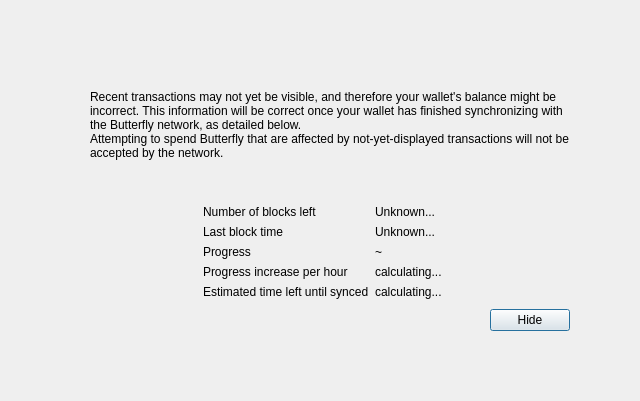
<?xml version="1.0" encoding="UTF-8"?>
<ui version="4.0">
 <class>ModalOverlay</class>
 <widget class="QWidget" name="ModalOverlay">
  <property name="geometry">
   <rect>
    <x>0</x>
    <y>0</y>
    <width>640</width>
    <height>401</height>
   </rect>
  </property>
  <property name="windowTitle">
   <string>Form</string>
  </property>
  <layout class="QVBoxLayout" name="verticalLayout" stretch="0">
   <property name="sizeConstraint">
    <enum>QLayout::SetDefaultConstraint</enum>
   </property>
   <property name="leftMargin">
    <number>0</number>
   </property>
   <property name="topMargin">
    <number>0</number>
   </property>
   <property name="rightMargin">
    <number>0</number>
   </property>
   <property name="bottomMargin">
    <number>0</number>
   </property>
   <item>
    <widget class="QWidget" name="bgWidget" native="true">
     <property name="styleSheet">
      <string notr="true"/>
     </property>
     <layout class="QVBoxLayout" name="verticalLayoutMain" stretch="0">
      <property name="leftMargin">
       <number>60</number>
      </property>
      <property name="topMargin">
       <number>60</number>
      </property>
      <property name="rightMargin">
       <number>60</number>
      </property>
      <property name="bottomMargin">
       <number>60</number>
      </property>
      <item>
       <widget class="QWidget" name="contentWidget" native="true">
        <property name="styleSheet">
         <string notr="true"/>
        </property>
        <layout class="QVBoxLayout" name="verticalLayoutSub" stretch="1,0,0,0,0">
         <property name="spacing">
          <number>0</number>
         </property>
         <property name="leftMargin">
          <number>10</number>
         </property>
         <property name="topMargin">
          <number>10</number>
         </property>
         <property name="rightMargin">
          <number>10</number>
         </property>
         <property name="bottomMargin">
          <number>10</number>
         </property>
         <item>
          <layout class="QHBoxLayout" name="horizontalLayoutIconText" stretch="0,1">
           <property name="topMargin">
            <number>20</number>
           </property>
           <item>
            <layout class="QVBoxLayout" name="verticalLayoutIcon">
             <property name="leftMargin">
              <number>0</number>
             </property>
             <item>
              <widget class="QLabel" name="warningIcon">
               <property name="text">
                <string/>
               </property>
              </widget>
             </item>
             <item>
              <spacer name="verticalSpacerWarningIcon">
               <property name="orientation">
                <enum>Qt::Vertical</enum>
               </property>
               <property name="sizeHint" stdset="0">
                <size>
                 <width>20</width>
                 <height>40</height>
                </size>
               </property>
              </spacer>
             </item>
            </layout>
           </item>
           <item>
            <layout class="QVBoxLayout" name="verticalLayoutInfoText">
             <property name="leftMargin">
              <number>0</number>
             </property>
             <property name="topMargin">
              <number>0</number>
             </property>
             <item>
              <widget class="QLabel" name="infoText">
               <property name="text">
                <string>Recent transactions may not yet be visible, and therefore your wallet's balance might be incorrect. This information will be correct once your wallet has finished synchronizing with the Butterfly network, as detailed below.</string>
               </property>
               <property name="textFormat">
                <enum>Qt::RichText</enum>
               </property>
               <property name="wordWrap">
                <bool>true</bool>
               </property>
              </widget>
             </item>
             <item>
              <widget class="QLabel" name="infoTextStrong">
               <property name="text">
                <string>Attempting to spend Butterfly that are affected by not-yet-displayed transactions will not be accepted by the network.</string>
               </property>
               <property name="textFormat">
                <enum>Qt::RichText</enum>
               </property>
               <property name="wordWrap">
                <bool>true</bool>
               </property>
              </widget>
             </item>
             <item>
              <spacer name="verticalSpacerInTextSpace">
               <property name="orientation">
                <enum>Qt::Vertical</enum>
               </property>
               <property name="sizeHint" stdset="0">
                <size>
                 <width>20</width>
                 <height>40</height>
                </size>
               </property>
              </spacer>
             </item>
            </layout>
           </item>
          </layout>
         </item>
         <item>
          <spacer name="verticalSpacerAfterText">
           <property name="orientation">
            <enum>Qt::Vertical</enum>
           </property>
           <property name="sizeHint" stdset="0">
            <size>
             <width>20</width>
             <height>40</height>
            </size>
           </property>
          </spacer>
         </item>
         <item>
          <layout class="QFormLayout" name="formLayout">
           <property name="fieldGrowthPolicy">
            <enum>QFormLayout::FieldsStayAtSizeHint</enum>
           </property>
           <property name="formAlignment">
            <set>Qt::AlignHCenter|Qt::AlignTop</set>
           </property>
           <property name="horizontalSpacing">
            <number>6</number>
           </property>
           <property name="verticalSpacing">
            <number>6</number>
           </property>
           <property name="topMargin">
            <number>10</number>
           </property>
           <item row="0" column="0">
            <widget class="QLabel" name="labelNumberOfBlocksLeft">
             <property name="text">
              <string>Number of blocks left</string>
             </property>
            </widget>
           </item>
           <item row="0" column="1">
            <widget class="QLabel" name="numberOfBlocksLeft">
             <property name="text">
              <string>Unknown...</string>
             </property>
            </widget>
           </item>
           <item row="1" column="0">
            <widget class="QLabel" name="labelLastBlockTime">
             <property name="text">
              <string>Last block time</string>
             </property>
            </widget>
           </item>
           <item row="1" column="1">
            <widget class="QLabel" name="newestBlockDate">
             <property name="sizePolicy">
              <sizepolicy hsizetype="Maximum" vsizetype="Preferred">
               <horstretch>0</horstretch>
               <verstretch>0</verstretch>
              </sizepolicy>
             </property>
             <property name="text">
              <string>Unknown...</string>
             </property>
            </widget>
           </item>
           <item row="2" column="0">
            <widget class="QLabel" name="labelSyncDone">
             <property name="text">
              <string>Progress</string>
             </property>
            </widget>
           </item>
           <item row="2" column="1">
            <layout class="QHBoxLayout" name="horizontalLayoutSync" stretch="0,1">
             <item>
              <widget class="QLabel" name="percentageProgress">
               <property name="text">
                <string notr="true">~</string>
               </property>
              </widget>
             </item>
            </layout>
           </item>
           <item row="4" column="0">
            <widget class="QLabel" name="labelProgressIncrease">
             <property name="text">
              <string>Progress increase per hour</string>
             </property>
            </widget>
           </item>
           <item row="4" column="1">
            <widget class="QLabel" name="progressIncreasePerH">
             <property name="text">
              <string>calculating...</string>
             </property>
            </widget>
           </item>
           <item row="5" column="0">
            <widget class="QLabel" name="labelEstimatedTimeLeft">
             <property name="text">
              <string>Estimated time left until synced</string>
             </property>
            </widget>
           </item>
           <item row="5" column="1">
            <widget class="QLabel" name="expectedTimeLeft">
             <property name="text">
              <string>calculating...</string>
             </property>
            </widget>
           </item>
          </layout>
         </item>
         <item>
          <layout class="QHBoxLayout" name="horizontalLayoutButtons">
           <property name="leftMargin">
            <number>10</number>
           </property>
           <property name="topMargin">
            <number>10</number>
           </property>
           <item>
            <spacer name="horizontalSpacer">
             <property name="orientation">
              <enum>Qt::Horizontal</enum>
             </property>
             <property name="sizeHint" stdset="0">
              <size>
               <width>40</width>
               <height>20</height>
              </size>
             </property>
            </spacer>
           </item>
           <item>
            <widget class="QPushButton" name="closeButton">
             <property name="text">
              <string>Hide</string>
             </property>
             <property name="shortcut">
              <string notr="true">Esc</string>
             </property>
             <property name="focusPolicy">
              <enum>Qt::StrongFocus</enum>
             </property>
             <property name="default">
              <bool>true</bool>
             </property>
            </widget>
           </item>
          </layout>
         </item>
         <item>
          <layout class="QVBoxLayout" name="verticalLayout_2">
           <item>
            <spacer name="verticalSpacer">
             <property name="orientation">
              <enum>Qt::Vertical</enum>
             </property>
             <property name="sizeHint" stdset="0">
              <size>
               <width>20</width>
               <height>40</height>
              </size>
             </property>
            </spacer>
           </item>
          </layout>
         </item>
        </layout>
       </widget>
      </item>
     </layout>
    </widget>
   </item>
  </layout>
 </widget>
 <resources/>
 <connections/>
</ui>
